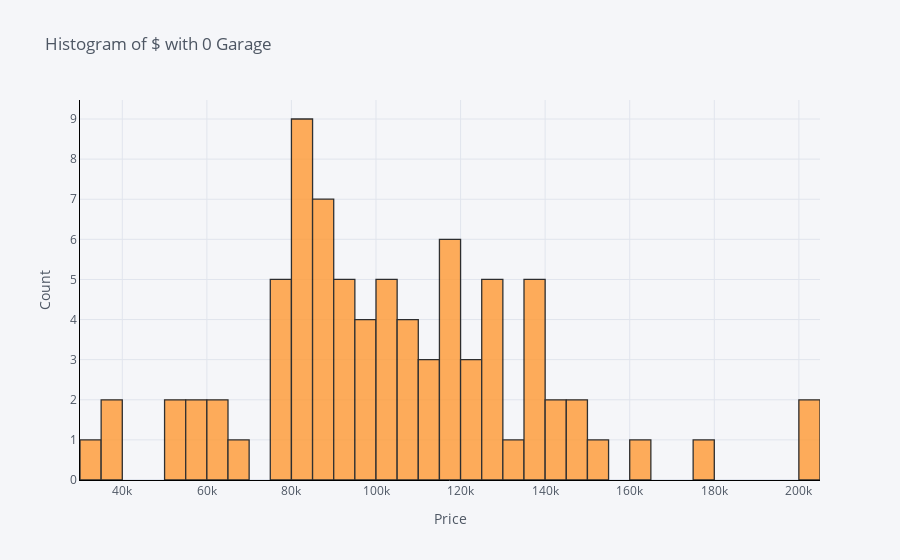

The notebook cell saved with this chart:
### Markdown cell above
### Hitogram of House Sale Price with 0 Garage

### Code cell
df.loc[df['GarageCars'] == 0]['SalePrice'].iplot(kind='hist'
                                                 , bins=50
                                                 , xTitle='Price'
                                                 , linecolor='black'
                                                 , yTitle='Count'
                                                 , title='Histogram of $ with 0 Garage'
                                                )

### Figure 1 — Plotly figure (JSON) as saved in the notebook; plotly's stock layout.template omitted (floating-point values rounded to 4 significant figures)
{"data": [{"histfunc": "count", "histnorm": "", "marker": {"color": "rgba(255, 153, 51, 1.0)", "line": {"color": "#000000", "width": 1.3}}, "name": "SalePrice", "nbinsx": 50, "opacity": 0.8, "orientation": "v", "type": "histogram", "x": [82000, 113000, 136500, 85000, 123600, 128950, 115000, 84500, 87000, 115000, 141000, 79000, 103200, 127500, 104000, 98000, 110500, 76500, 88000, 135900, 89500, 61000, 81000, 100000, 79900, 81000, 118000, 124000, 34900, 106250, 86000, 39300, 107500, 108000, 118500, 147000, 75500, 67000, 200000, 60000, 85000, 84500, 55000, 52000, 179000, 96500, 128000, 109500, 141000, 145900, 150000, 127500, 116500, 37900, 135000, 85500, 102000, 100000, 160000, 97000, 127000, 118000, 93500, 94000, 80000, 200500, 93000, 80500, 91500, 130000, 99900, 139000, 82500, 55000, 79000, 52500, 122000, 112000, 92000, 136000, 84500]}], "layout": {"barmode": "overlay", "legend": {"bgcolor": "#F5F6F9", "font": {"color": "#4D5663"}}, "paper_bgcolor": "#F5F6F9", "plot_bgcolor": "#F5F6F9", "title": {"font": {"color": "#4D5663"}, "text": "Histogram of $ with 0 Garage"}, "xaxis": {"gridcolor": "#E1E5ED", "linecolor": "black", "showgrid": true, "tickfont": {"color": "#4D5663"}, "title": {"font": {"color": "#4D5663"}, "text": "Price"}, "zerolinecolor": "#E1E5ED"}, "yaxis": {"gridcolor": "#E1E5ED", "linecolor": "black", "showgrid": true, "tickfont": {"color": "#4D5663"}, "title": {"font": {"color": "#4D5663"}, "text": "Count"}, "zerolinecolor": "#E1E5ED"}}}
